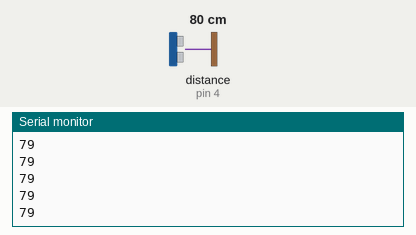
This sketch was run on a simulated Arduino Uno, built with avr-gcc and run on an emulated ATmega328P. Shown: the last lines printed to the serial monitor. Wiring (inferred from the names in the program): ultrasonic range finder: trigger pin 2; echo pin 4. Inputs (shaded band) come from the test bench; at power-on: distance to the obstacle (sensor on pin 4) 80 cm. The echo pulse lasts 58.3 µs per cm.

Above: at 1.2 s.
1.3 s: distance to the obstacle (sensor on pin 4) set to 2 cm
At 1.37 s:
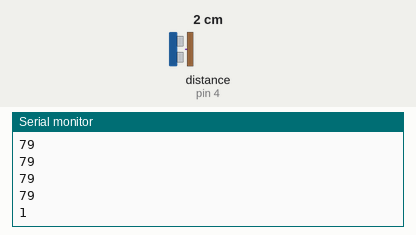
2.8 s: distance to the obstacle (sensor on pin 4) set to 4 cm
At 2.89 s:
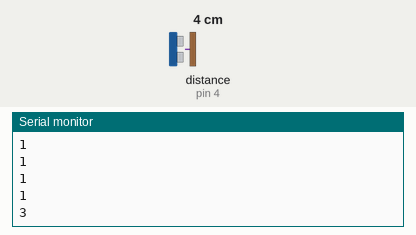
Timing chart, 0 to 5.8 s (numbered marks = the images above; inputs shaded):
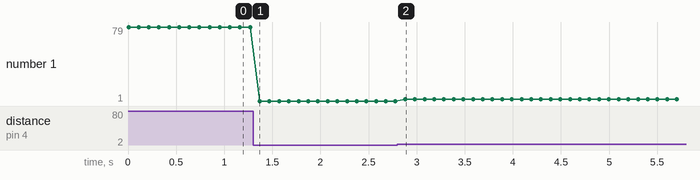

Measured:
- after the input at 1.3 s, the serial monitor: prints a new line after 0.07 s (image 1)
- after the input at 2.8 s, the serial monitor: prints a new line after 0.08 s (image 2)
- plotted number 1: 79 → 1 after the input at 1.3 s, 1 → 3 after the input at 2.8 s

The sketch:

HC-SR04P_ultrasound_.ino
```cpp
const int pinTrig = 2;
const int pinEcho = 4;
int rangeMax = 200;
int rangeMin = 0;
long T, L;

void setup() {
  // put your setup code here, to run once:
  Serial.begin(9600);
  pinMode(pinTrig, OUTPUT);
  pinMode(pinEcho, INPUT);
}

void loop() {
  // put your main code here, to run repeatedly:
  digitalWrite(pinTrig, LOW); delayMicroseconds(2);
  digitalWrite(pinTrig, HIGH); delayMicroseconds(10);
  digitalWrite(pinTrig, LOW);

  T = pulseIn(pinEcho, HIGH);

  L = T/58.52;

  if(L >= rangeMax || L <= rangeMin) Serial.println("-1");
  else Serial.println(L);
  delay(100);
}
```
